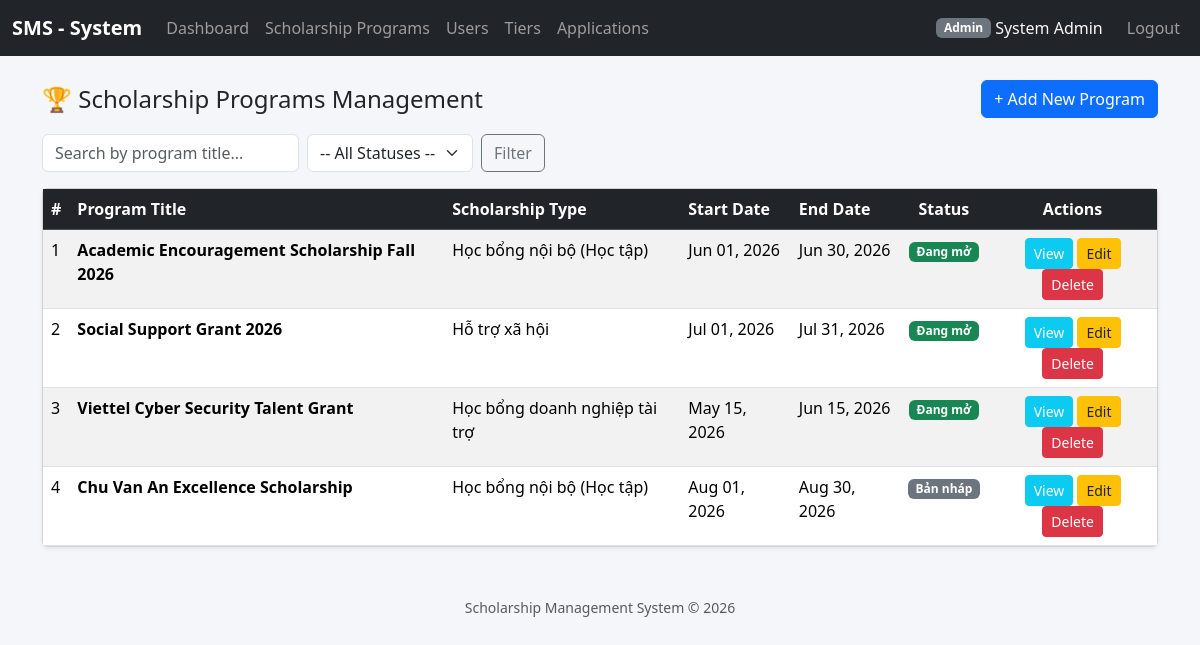
The app's page /index.php?controller=scholarship_programs&action=index (signed in) with its own data.
### tables this page shows
CREATE TABLE `scholarship_programs` (
  `id` int(11) NOT NULL,
  `title` varchar(255) NOT NULL,
  `scholarship_type` enum('internal_academic','corporate_sponsor','social_support') NOT NULL,
  `start_date` date DEFAULT NULL,
  `end_date` date DEFAULT NULL,
  `status` enum('active','closed','draft') DEFAULT 'draft',
  `min_gpa` decimal(3,2) DEFAULT 0.00,
  `min_training_score` int(11) DEFAULT 0
);

### controllers/ScholarshipProgramController.php (called while the page is built, shortened)
<?php
require_once __DIR__ . '/../models/ScholarshipProgram.php';
require_once __DIR__ . '/../helpers/functions.php';
require_once __DIR__ . '/../helpers/auth.php';
class ScholarshipProgramController
{
    private ScholarshipProgram $model;
    public function __construct()
    {
        $this->model = new ScholarshipProgram();
    }
    public function index(): void
    {
        $q = trim($_GET['q'] ?? '');
        $status = $_GET['status'] ?? '';
        $status = array_key_exists($status, ScholarshipProgram::STATUSES) ? $status : '';
        $p = paginate_params(10);
        $programs = $this->model->search($q, $status, $p['perPage'], $p['offset']);
        $total = $this->model->countSearch($q, $status);
        $this->render('scholarship_programs/index', [
            'currentUser'=> current_user(),
            'programs'   => $programs,
            'types'      => ScholarshipProgram::TYPES,
            'statuses'   => ScholarshipProgram::STATUSES,
            'q'          => $q,
            'status'     => $status,
            'pagination' => render_pagination($p['page'], $total, $p['perPage'], 'scholarship_programs', ['q' => $q, 'status' => $status]),
        ]);
    }
    private function render(string $view, array $data = []): void
    {
        extract($data);
        require __DIR__ . '/../views/' . $view . '.php';
    }
}

### helpers/auth.php (called while the page is built, shortened)
<?php
require_once __DIR__ . '/../config/database.php';
function current_user(): ?array
{
    return $_SESSION['user'] ?? null;
}
function is_logged_in(): bool
{
    return isset($_SESSION['user']);
}

### helpers/functions.php (called while the page is built, shortened)
<?php
function e(?string $value): string
{
    return htmlspecialchars($value ?? '', ENT_QUOTES, 'UTF-8');
}
function url(string $controller, string $action = 'index', array $params = []): string
{
    $query = array_merge(['controller' => $controller, 'action' => $action], $params);
    return 'index.php?' . http_build_query($query);
}
function paginate_params(int $defaultPerPage = 10): array
{
    $page    = max(1, (int)($_GET['page'] ?? 1));
    $perPage = $defaultPerPage;
    $offset  = ($page - 1) * $perPage;
    return ['page' => $page, 'perPage' => $perPage, 'offset' => $offset];
}

### config/database.php (called while the page is built)
<?php
class Database
{
    private static ?PDO $instance = null;
    public static function getConnection(): PDO
    {
        if (self::$instance === null) {
            $host    = 'localhost';
            $dbname  = 'scholarship_system';
            $user    = 'root';
            $pass    = '';
            $charset = 'utf8mb4';
            $dsn = "mysql:host={$host};dbname={$dbname};charset={$charset}";
            $options = [
                PDO::ATTR_ERRMODE            => PDO::ERRMODE_EXCEPTION,
                PDO::ATTR_DEFAULT_FETCH_MODE => PDO::FETCH_ASSOC,
                PDO::ATTR_EMULATE_PREPARES   => false,
            ];
            try {
                self::$instance = new PDO($dsn, $user, $pass, $options);
            } catch (PDOException $e) {
                die('Kết nối CSDL thất bại: ' . $e->getMessage());
            }
        }
        return self::$instance;
    }
}

### models/ScholarshipProgram.php (called while the page is built, shortened)
<?php
require_once __DIR__ . '/../config/database.php';
class ScholarshipProgram
{
    private PDO $db;
    public function __construct()
    {
        $this->db = Database::getConnection();
    }
    public function search(string $keyword, string $status, int $limit, int $offset): array
    {
        $sql = "SELECT * FROM scholarship_programs WHERE 1=1";
        $params = [];
        $sql .= " ORDER BY id ASC LIMIT :limit OFFSET :offset";
        $stmt = $this->db->prepare($sql);
        $stmt->bindValue(':limit', $limit, PDO::PARAM_INT);
        $stmt->bindValue(':offset', $offset, PDO::PARAM_INT);
        $stmt->execute();
        return $stmt->fetchAll();
    }
}

### views/scholarship_programs/index.php (the view, shortened to what this page needs)
<?php
require_once __DIR__ . '/../partials/header.php';
$isAdmin = is_logged_in() && current_user()['role'] === 'admin';
$statusBadge = ['draft' => 'secondary', 'active' => 'success', 'closed' => 'dark'];
?>
<div class="d-flex justify-content-between align-items-center mb-3">
    <h4 class="mb-0">🏆 Scholarship Programs Management</h4>
    <?php if ($isAdmin): ?>
        <a href="<?= e(url('scholarship_programs', 'create')) ?>" class="btn btn-primary">+ Add New Program</a>
    <?php endif; ?>
</div>
<form method="GET" action="index.php" class="row g-2 mb-3">
    <div class="col-auto">
        <input type="text" name="q" class="form-control" placeholder="Search by program title..." value="<?= e($q) ?>">
    </div>
    <div class="col-auto">
        <select name="status" class="form-select">
            <option value="">-- All Statuses --</option>
        </select>
    </div>
    <div class="col-auto">
        <button type="submit" class="btn btn-outline-secondary">Filter</button>
    </div>
</form>
<div class="card shadow-sm">
    <div class="card-body p-0">
        <div class="table-responsive">
            <table class="table table-hover table-striped mb-0">
                <thead class="table-dark">
                    <tr>
                        <th>#</th>
                        <th>Program Title</th>
                        <th>Scholarship Type</th>
                        <th>Start Date</th>
                        <th>End Date</th>
                        <th class="text-center">Status</th>
                        <th class="text-center">Actions</th>
                    </tr>
                </thead>
                <tbody>
                <?php if (empty($programs)): ?>
                    <tr><td colspan="7" class="text-center text-muted py-4">No scholarship programs found.</td></tr>
                <?php else: ?>
                    <?php foreach ($programs as $p): ?>
                    <tr>
                        <td><?= e($p['id']) ?></td>
                        <td><strong><?= e($p['title']) ?></strong></td>
                        <td><?= e($types[$p['scholarship_type']] ?? $p['scholarship_type']) ?></td>
                        <td><?= $p['start_date'] ? date('M d, Y', strtotime($p['start_date'])) : '—' ?></td>
                        <td><?= $p['end_date'] ? date('M d, Y', strtotime($p['end_date'])) : '—' ?></td>
                        <td class="text-center">
                            <span class="badge bg-<?= $statusBadge[$p['status']] ?? 'secondary' ?>">
                                <?= e($statuses[$p['status']] ?? $p['status']) ?>
                            </span>
                        </td>
                        <td class="text-center">
                            <div class="btn-group-sm">
                                <a href="index.php?controller=scholarship_programs&action=show&id=<?= htmlspecialchars($p['id']) ?>"
                                   class="btn btn-sm btn-info text-white">View</a>
                                <?php if (isset($currentUser) && in_array($currentUser['role'], ['admin', 'staff'], true)): ?>
                                    <a href="index.php?controller=scholarship_programs&action=edit&id=<?= htmlspecialchars($p['id']) ?>"
                                       class="btn btn-sm btn-warning text-dark">Edit</a>
                                    <button type="button"
                                            class="btn btn-sm btn-danger delete-program-btn"
                                            data-id="<?= htmlspecialchars($p['id']) ?>">Delete</button>
                                <?php endif; ?>
                            </div>
                        </td>
                    </tr>
                    <?php endforeach; ?>
                <?php endif; ?>
                </tbody>
            </table>
        </div>
    </div>
</div>
<?php require_once __DIR__ . '/../partials/footer.php'; ?>

### views/partials/header.php (style rules this page uses)
body { background-color: #f4f6f9; }

### records on screen
scholarship_programs: id "1", title "Academic Encouragement Scholarship Fall 2026", scholarship_type "Học bổng nội bộ (Học tập)", start_date "Jun 01, 2026", end_date "Jun 30, 2026", status "Đang mở"
scholarship_programs: id "2", title "Social Support Grant 2026", scholarship_type "Hỗ trợ xã hội", start_date "Jul 01, 2026", end_date "Jul 31, 2026", status "Đang mở"
scholarship_programs: id "3", title "Viettel Cyber Security Talent Grant", scholarship_type "Học bổng doanh nghiệp tài trợ", start_date "May 15, 2026", end_date "Jun 15, 2026", status "Đang mở"
scholarship_programs: id "4", title "Chu Van An Excellence Scholarship", scholarship_type "Học bổng nội bộ (Học tập)", start_date "Aug 01, 2026", end_date "Aug 30, 2026", status "Bản nháp"

### other values on screen
$u['role'] "Admin"
$u['full_name'] "System Admin"
